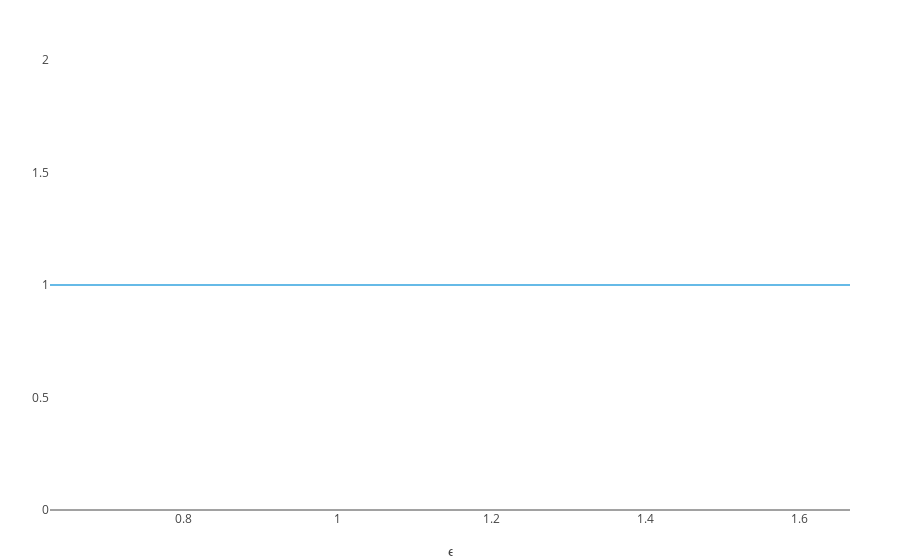

Write notebook code for a chart like this one.
### Markdown cell above
Underneath we can see that there is only one class (Most persistent feature) from our data for $H_{2}$ and we can expect to see only one class in the persistent diagram as well

### Code cell
p3 = plotbarcode_pjs(PH,dim=2)

### Figure 1 — Plotly figure (JSON) as saved in the notebook; plotly's stock layout.template omitted (floating-point values rounded to 4 significant figures)
{"data": [{"line": {"color": "#66BAE7", "width": 2}, "mode": "lines", "name": "Dimension 2", "type": "scatter", "x": [0.6262, 1.666], "y": [1, 1]}], "layout": {"margin": {"b": 50, "l": 50, "r": 50, "t": 60}, "xaxis": {"rangevar": [-0.001, 1.667], "showgrid": false, "title": "ϵ", "zeroline": false}, "yaxis": {"rangevar": [0, 1.1], "showgrid": false, "ticks": false}}}
